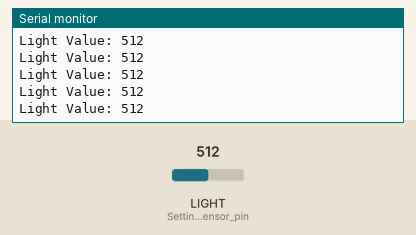
This sketch was run on a simulated Seeed Wio Terminal. Shown: the last lines printed to the serial monitor. The inputs (shaded band) are chosen by the test bench; at power-on: LIGHT (Setting_light_sensor_pin) = 512.

Above: at 1.2 s.
1.3 s: LIGHT (Setting_light_sensor_pin) set to 716
At 1.56 s:
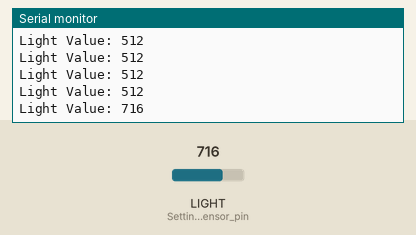
2.8 s: LIGHT (Setting_light_sensor_pin) set to 900
At 2.96 s:
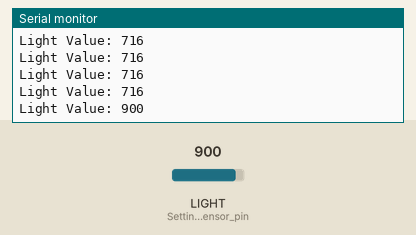
Timing chart, 0 to 5.8 s (numbered marks = the images above; inputs shaded):
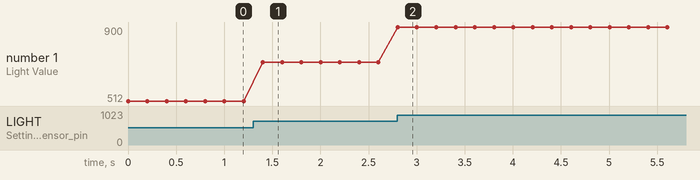

The sketch:

Light_Test.ino
```cpp
void setup() {
  pinMode(WIO_LIGHT, INPUT); //Setting light sensor pin as INPUT
  Serial.begin(9600); //Start Serial Communication

}

void loop() {
  int light = analogRead(WIO_LIGHT); //Store light sensor values in "light" variable
  Serial.print("Light Value: ");
  Serial.println(light);
  delay(200);

}
```

Measured:
- after the input at 1.3 s, the serial monitor: prints a new line after 0.10 s (image 1)
- after the input at 2.8 s, the serial monitor: prints a new line at once (image 2)
- plotted number 1: 512 → 716 after the input at 1.3 s, 716 → 900 after the input at 2.8 s
